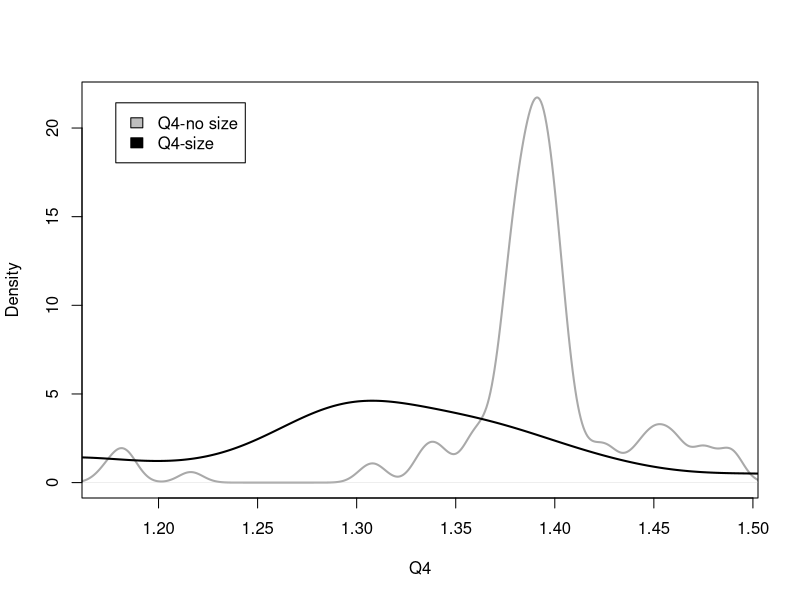
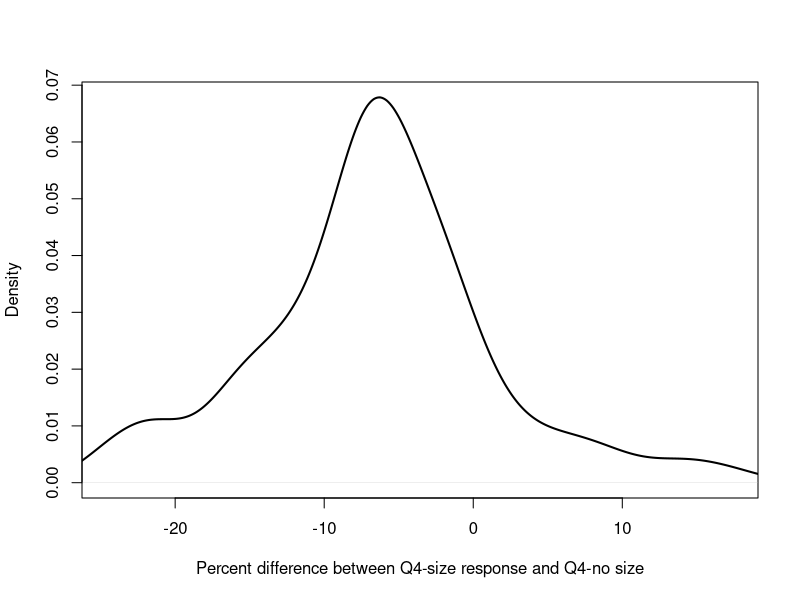
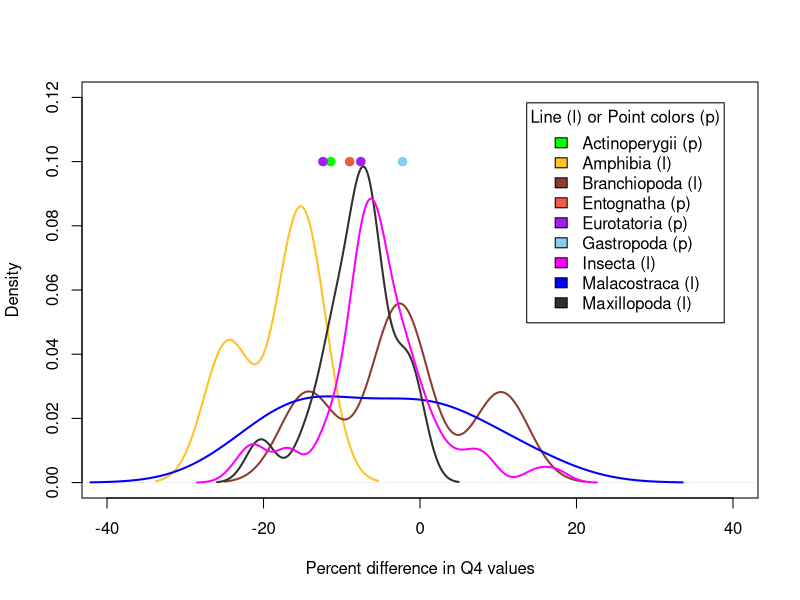
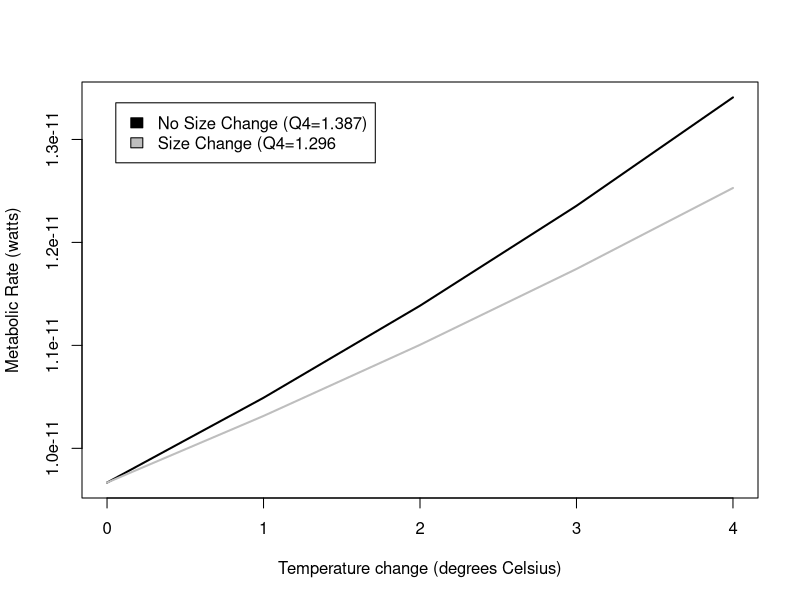
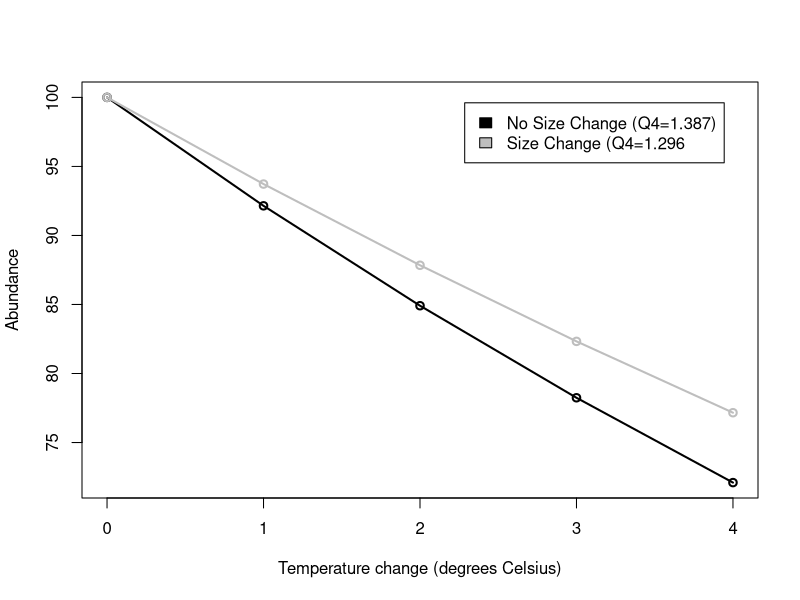

Here is the R script that generated these plots, in order:

#--------------CALCULATING EXPONENTS AND ACTIVATION ENERGY FOR METABOLIC EQUATIONS-------------------------------

### For the metabolic rate equation Metabolic Rate = constant * (Mass ^exponent) * e ^ Activation Energy/kt
### This section uses metabolic rate, temperature, and size data to calculated fitted exponent and activation
### energy for the taxonomic classes for which we could find data. 

##-----------------------------ANALYSES WITH MAKRIEVA DATA FOR Branchiopoda Malacostraca and Maxillopoda---------------
MR_data = read.csv("Class_metabolicrates_Makrievadata.csv", stringsAsFactors = FALSE)
Class_list=unique(MR_data$Class)
InvK=1/(273.15+MR_data$TC) #getting all the units correct
Mkg=MR_data$Mg/1000
W=MR_data$qWkg*Mkg
MR_data = cbind(MR_data, InvK, W)

#obtaining class-specific exponents for metabolic rate scaling for Branchiopoda Malacostraca and Maxillopoda
class_slopes=c()
for (current_class in Class_list){
  Class_data=subset(MR_data, MR_data$Class == current_class)
  basic=lm(log(Class_data$W) ~ log(Class_data$Mg) + Class_data$InvK)
  Mslope=basic$coefficients[2]
  Tslope=basic$coefficients[3]
  Ea=Tslope*0.000086
  class_slopes=rbind(class_slopes, c(current_class, Mslope, Tslope, Ea))
}

##-----------------------------ANALYSES WITH WHITE DATA FOR AMPHIBIANS--------------------------------------------
MR_Amphi = read.csv("Whiteetal_Amphibiandata.csv", stringsAsFactors = FALSE)
A_InvK=1/(273.15+MR_Amphi$TC)
A_Mkg=MR_Amphi$Mg/1000
MR_Amphi = cbind(MR_Amphi, A_InvK, A_Mkg)
A_basic=lm(log(MR_Amphi$Watts) ~ log(MR_Amphi$A_Mkg) + MR_Amphi$A_InvK)
Mslope=A_basic$coefficients[2]
Tslope=A_basic$coefficients[3]
Ea=Tslope*0.000086
class_slopes=rbind(class_slopes, c("Amphibia", Mslope, Tslope, Ea))
class_slopes=as.data.frame(class_slopes, stringsAsFactors = FALSE)

##-----------------------------ANALYSES WITH GILLOOLY DATA FOR FISH-----------------------------------------------

#obtaining super-class-specific exponents for metabolic rate scaling in fish
MR_fish = read.csv("gillooly_fish.csv", stringsAsFactors = FALSE)
f_Mkg=MR_fish$Mg/1000
MR_fish = cbind(MR_fish, f_Mkg)
F_basic=lm(log(MR_fish$W) ~ log(MR_fish$f_Mkg) + MR_fish$invK)
Mslope=F_basic$coefficients[2]
Tslope=F_basic$coefficients[3]
Ea=Tslope*0.000086
class_slopes=rbind(class_slopes, c("Actinoperygii", Mslope, Tslope, Ea))
class_slopes=as.data.frame(class_slopes, stringsAsFactors = FALSE)

##----------------CLEANING UP DATAFRAME WITH CLASS-SPECIFIC PARAMETERS FOR METABOLIC EQUATION------------------------

#removing unneccesary column and renaming columns
class_values=class_slopes[c(-3)]
names(class_values)[names(class_values) == "V1"] = "Class"
names(class_values)[names(class_values) == "log(Class_data$Mg)"] = "exponent"
names(class_values)[names(class_values) == "Class_data$InvK"] = "Ea"

##---------------ADDING Insecta VALUES FROM CHOWN AND THEORY VALUES FOR REMAINING CLASSES------------------------------
I_class="Insecta"
other_class=c("Gastropoda","Eurotatoria", "Entognatha")
I_slope=0.75
I_Ea=-0.62
Other_Ea=-0.63
other_values=cbind(I_class,I_slope,I_Ea)
for (current_class in other_class){
  current_values=cbind(current_class,I_slope,Other_Ea)
  other_values=rbind(other_values, current_values)
}

other_values=as.data.frame(other_values)
names(other_values)[names(other_values) == "I_class"] = "Class"
names(other_values)[names(other_values) == "I_slope"] = "exponent"
names(other_values)[names(other_values) == "I_Ea"] = "Ea"
class_values=rbind(class_values, other_values)
class_values1= transform(class_values, exponent = as.numeric(exponent), Ea = as.numeric(Ea))

#----------------------Q10 CALCULATIONS---------------------------------------

TSD_data = read.csv("MTEEcto_data.csv", stringsAsFactors = FALSE, fileEncoding = "latin1")
#stringsAsFactors prevents R from reading strings as factors, which mucks up further analysis
#must re-encode data to properly read in data file

##-------------------EXTRACTING SPECIES AND REPLICATE INFO--------------------

### Within a scientific paper, the body size-temperature study may have replicated
### experiments or have slightly different experiments that were conducted. Each experiment
### is called a replicate and was given a unique identifier in "MTEEcto_data.csv". This 
### section of code extracts information so that each replicate can be analyzed separately

replicate=unique(TSD_data$studyID)
rep_linker=c()

#extracting species and replicate info
for (current_replicate in replicate){
  replicate_data = subset(TSD_data, TSD_data$studyID == current_replicate)
  replicate_species= unique(replicate_data$Species)
  replicate_class=unique(replicate_data$Class)
  rep_linker=rbind(rep_linker, c(current_replicate, replicate_species, replicate_class))
}
rep_linker_sort= rep_linker[order(rep_linker[,2], rep_linker[,1]),]
#write.table(rep_linker_sort, file = "rep_linker.csv", sep = ",", col.names = TRUE)
class_uniquereplicate=unique(rep_linker_sort[,1])

##---------------------------CALCULATING METABOLIC RATES FOR TEMPERATURE/SIZE COMBOS FROM DATA----------------------

### This section pulls out the size-temperature data and metabolic rate parameters for a specific taxonomic class
### It extracts the data from a unique replicate. FOr that replicate it uses the size-temperature data to calculates 
### metabolic rates for the following cases: 1) no size change as temperature increases, 2) size and temperature increase
### as observed in the data. 

MTE_allreps=c()
#unused empty vector?
MTE_allcompare=c()
Classes_all=unique(TSD_data$Class)

for (index_class in Classes_all){
  class_TSD= subset(TSD_data, TSD_data$Class == index_class)
  class_MTE= subset(class_values1, class_values1$Class == index_class)
  class_replicate=unique(class_TSD$studyID)
    
    for (index_replicate in class_replicate){
      MTE_repdata=c()
      current_data= subset (class_TSD, class_TSD$studyID == index_replicate)
      temps=unique(current_data$temp)
 
        for (current_temp in temps){
          min_mass=current_data$mass[current_data$temp==current_temp]
          repeater=length(temps)
          MTE_initial=(min_mass^(class_MTE$exponent))*(exp(((class_MTE$Ea)/(.000086*(current_temp+273.15)))))
          MTE_nochange=min_mass^(class_MTE$exponent)*exp(class_MTE$Ea/(.000086*(temps+273.15)))
          MTE_change=(current_data$mass^(class_MTE$exponent))*(exp(((class_MTE$Ea)/(.000086*(temps+273.15)))))
          rep_vector=c(rep(index_replicate,repeater))
          Tmin_vector=c(rep(current_temp, repeater))
          MTE_repdata=cbind(temps,Tmin_vector, MTE_initial, MTE_nochange, MTE_change)
          MTE_repdata=as.data.frame(MTE_repdata)
          MTE_rep=data.frame(cbind(MTE_repdata, rep_vector), stringsAsFactors=FALSE)
          MTE_allreps=rbind(MTE_allreps, MTE_rep)     
          }
     }
}

temp_diff=MTE_allreps$temps-MTE_allreps$Tmin_vector
MTE_allreps=cbind(MTE_allreps, temp_diff)
warming= subset (MTE_allreps, MTE_allreps$temp_diff > 0) #cleans out decreasing temperature situations

##-----------------CALCULATING AVG REPLICATE Q4 FOR THE GENERATED TEMPERATURE-METABOLIC RATE DATA------------------

### Using the temperature-metabolic rate data generated above and stored in the dataframe 'warming'
### to calculate an average Q4 value for each replicate

Q_nochange=(warming$MTE_nochange/warming$MTE_initial)^(4/warming$temp_diff)
Q_change=(warming$MTE_change/warming$MTE_initial)^(4/warming$temp_diff) 
Q_diff=100*((Q_change/Q_nochange)-1)

Q_file=c()
Q_file=cbind(warming, Q_nochange, Q_change, Q_diff)
#write.table(Q_file, file = "ClassQ_file.csv", sep = ",", col.names = TRUE)
#END RAW DATAFILE CREATION

#Average Q for each study
rep_avgs=c()
for (unique_rep in class_uniquereplicate){
  rep_subset= subset (Q_file, Q_file$rep_vector == unique_rep) 
  #sp_name= rep_linker_sort[,2][ which (rep_linker_sort[,1] == unique_rep),]
  sp_name= subset(rep_linker_sort, rep_linker_sort[,1] == unique_rep,)
  avg_Q_nochange=mean(rep_subset$Q_nochange)
  avg_Q_change=mean(rep_subset$Q_change)
  rep_avgs=rbind(rep_avgs, c(unique_rep, avg_Q_nochange,avg_Q_change, sp_name))
}
 rep_avgs_1=  as.data.frame(rep_avgs, stringsAsFactors = FALSE)
 rep_avgs_2= transform(rep_avgs_1, V2 = as.numeric(V2), V3 = as.numeric(V3))
write.table(rep_avgs_2, file = "class_rep_avgs_2.csv", sep = ",", col.names = TRUE)


##---------------------------AVERAGE Q4 FOR EACH SPECIES-------------------------------------------

### If more than one replicate for a species, calculates an average across the replciates so that
### each species only has one resulting datapoint

Q_1=c()
species=unique(rep_avgs_2$V5)
for (current_sp in species){
  sp_subset= subset (rep_avgs_2, rep_avgs_2$V5 == current_sp) 
  sp_class=unique(sp_subset[,6])
  sp_Q_nochange=mean(sp_subset[,2])
  sp_Q_change=mean(sp_subset[,3])
  Q_1=rbind(Q_1, c(current_sp, sp_class, sp_Q_nochange, sp_Q_change))
}

Q_2=  as.data.frame(Q_1, stringsAsFactors = FALSE)
Q_sp= transform(Q_2, V3 = as.numeric(V3), V4 = as.numeric(V4))
Q_diff=100*((Q_sp$V4/Q_sp$V3)-1)
ClassQ_sp=cbind(Q_sp, Q_diff)
ClassQ_sp=ClassQ_sp[order(ClassQ_sp[,2], ClassQ_sp[,1]),]
ClassQ_sp=  as.data.frame(ClassQ_sp, stringsAsFactors = FALSE)

names(ClassQ_sp)[names(ClassQ_sp) == "V1"] = "Species"
names(ClassQ_sp)[names(ClassQ_sp) == "V2"] = "Class"
names(ClassQ_sp)[names(ClassQ_sp) == "V3"] = "Q4_noTSR"
names(ClassQ_sp)[names(ClassQ_sp) == "V4"] = "Q4_TSR"
ClassQ_sp= transform(ClassQ_sp, Q_diff = as.numeric(Q_diff))
write.table(ClassQ_sp, file = "ClassQ_sp.csv", sep = ",", col.names = TRUE)

#-------------------------SUMMARY STATS AND GRAPHS -------------------------
mean_Q4noTSR=mean(ClassQ_sp$Q4_noTSR)
mean_Q4TSR=mean(ClassQ_sp$Q4_TSR)
t.test(ClassQ_sp$Q4_noTSR,ClassQ_sp$Q4_TSR, paired=TRUE )
mean_Qdiff=mean(ClassQ_sp$Q_diff)

Qdiff.gt10=subset(ClassQ_sp, ClassQ_sp$Q_diff > 10)
Qdiff.lt10=subset(ClassQ_sp, ClassQ_sp$Q_diff < -10)
Qdiff.lt15=subset(ClassQ_sp, ClassQ_sp$Q_diff < -15)
Qdiff.lt20=subset(ClassQ_sp, ClassQ_sp$Q_diff < -20)
num.sp.gt.10.Qdiff=length(Qdiff.gt10$Q_diff)
num.sp.lt.10.Qdiff=length(Qdiff.lt10$Q_diff)
num.sp.lt.15.Qdiff=length(Qdiff.lt15$Q_diff)
num.sp.lt205.Qdiff=length(Qdiff.lt20$Q_diff)
num.sp=length(ClassQ_sp$Q_diff)

#graph of TSR and no TSR distributions - all classes pooled
yes_range=range(ClassQ_sp$Q4_noTSR)
plot(density(ClassQ_sp$Q4_noTSR), xlim = yes_range, main="", col="dark grey", lwd=2, 
    xlab="Q4")
lines(density(ClassQ_sp$Q4_TSR), lwd=2)
legend("topleft", inset=.05, c("Q4-no size", "Q4-size"), fill=c("grey", "black"))

#graph of percent change in Q4 - all classes pooled
yes_range=range(ClassQ_sp$Q_diff)
plot(density(ClassQ_sp$Q_diff), xlim = yes_range, main="", col="black", lwd=2, 
    xlab="Percent difference between Q4-size response and Q4-no size")

#Class-specific graph and results
Actinoperygii=subset(ClassQ_sp, ClassQ_sp$Class == "Actinoperygii")
Amphibia=subset(ClassQ_sp, ClassQ_sp$Class == "Amphibia")
Branchiopoda =subset(ClassQ_sp, ClassQ_sp$Class == "Branchiopoda")
Insecta =subset(ClassQ_sp, ClassQ_sp$Class == "Insecta")
Malacostraca=subset(ClassQ_sp, ClassQ_sp$Class == "Malacostraca")
Maxillopoda=subset(ClassQ_sp, ClassQ_sp$Class == "Maxillopoda")
Gastropoda=subset(ClassQ_sp, ClassQ_sp$Class == "Gastropoda")
Eurotatoria=subset(ClassQ_sp, ClassQ_sp$Class == "Eurotatoria")
Entognatha=subset(ClassQ_sp, ClassQ_sp$Class == "Entognatha")

Q_diff_range=c(-40,40)
y_range=c(0,.12)
plot(density(Amphibia$Q_diff), xlim=Q_diff_range, ylim=y_range, lwd=2, main="", col="goldenrod1",  
    xlab="Percent difference in Q4 values")
lines(density(Branchiopoda$Q_diff), lwd=2, col="coral4")
lines(density(Malacostraca$Q_diff),lwd=2, col="blue" )
lines(density(Maxillopoda$Q_diff), lwd=2, col="grey19")
lines(density(Insecta$Q_diff), lwd=2, col="magenta")
points(Gastropoda$Q_diff, .1, lwd=2, col="skyblue", pch=19)
points(Actinoperygii$Q_diff, .1, lwd=2, col="green", pch=19)
points(Eurotatoria$Q_diff, c(.1, .1), lwd=2, col="purple", pch=19)
points(Entognatha$Q_diff, .1, lwd=2, col="tomato2", pch=19)

legend("topright", inset=.05, title="Line (l) or Point colors (p)",c("Actinoperygii (p)", "Amphibia (l)", 
  "Branchiopoda (l)","Entognatha (p)", "Eurotatoria (p)","Gastropoda (p)","Insecta (l)", "Malacostraca (l)", "Maxillopoda (l)"), 
  fill=c("green", "goldenrod1", "coral4", "tomato2", "purple", "skyblue", "magenta", "blue", "grey19" ),)

Qdiff_Amphibia=mean(Amphibia$Q_diff)
Qdiff_Branchiopoda=mean(Branchiopoda$Q_diff)
Qdiff_Malacostraca=mean(Malacostraca$Q_diff)
Qdiff_Maxillopoda=mean(Maxillopoda$Q_diff)
Qdiff_Insecta=mean(Insecta$Q_diff)
Qdiff_Gastropoda=mean(Gastropoda$Q_diff)
Qdiff_Actinoperygii=mean(Actinoperygii$Q_diff)
Qdiff_Eurotatoria=mean(Eurotatoria$Q_diff)
Qdiff_Entognatha=mean(Entognatha$Q_diff)

#Exemplar graph for metabolic rate differences using Drosphila
Dmelano=subset(warming, warming$rep_vector == "TM61D")
DM_tmin=min(Dmelano$Tmin_vector)
DM_initialR1_1=Dmelano$MTE_initial[Dmelano$Tmin_vector == DM_tmin]
DM_initialR1=unique(DM_initialR1_1)

x=seq(0,4, 1)
plot(x, DM_initialR1*(1.387^(x/4)), type="l", lwd=2, xlab="Temperature change (degrees Celsius)",
     ylab="Metabolic Rate (watts)")
lines(x, DM_initialR1*(1.296^(x/4)), col="gray",lwd=2)
legend("topleft", inset=.05, c("No Size Change (Q4=1.387)", "Size Change (Q4=1.296"), fill=c("black", "gray"))

R2_TSR=DM_initialR1*(1.296^(x/4))
R2_noTSR=DM_initialR1*(1.387^(x/4))
Initial_N=100
Initial_E=Initial_N*DM_initialR1

N_TSR=Initial_E/R2_TSR
N_noTSR=Initial_E/R2_noTSR
N.data=cbind(x, R2_TSR, R2_noTSR, N_TSR, N_noTSR)
N.data= transform(N.data, x = as.numeric(x))

plot(N.data$x, N.data$N_noTSR, type="o", lwd=2, xlab="Temperature change (degrees Celsius)",
     ylab="Abundance")
lines(N.data$x, N.data$N_TSR, type="o", lwd=2, col="gray")
legend("topright", inset=.05, c("No Size Change (Q4=1.387)", "Size Change (Q4=1.296"), fill=c("black", "gray"))

                      
##-----------------CALCULATE COMPENSATION BODY MASS----------------------------------

### Using metabolic rates for initial mass and temperature, which have already ("MTE_initial") 
### been calculated to determine what mass each species would need to be to compensate for a
### 3*C increase in temperature. 


#create dataframe containing initial temp & mass rows for each replicate with calculated
# metabolic rate from warming data frame
compensation_mass_calcs = unique(warming[,c("rep_vector", "Tmin_vector", "MTE_initial")])
colnames(compensation_mass_calcs) = c("rep_vector", "initial_temp", "initial_MetRate")

#add original data to new dataframe
compensation_mass_data = merge(compensation_mass_calcs, TSD_data, by.x=c("rep_vector", "initial_temp"), 
                               by.y=c("studyID", "temp"))
names(compensation_mass_data)[names(compensation_mass_data) == "mass"] = "initial_mass"
compensation_mass_data = compensation_mass_data[order(compensation_mass_data$Species),]

#add increased temperature to dataframe
compensation_mass_data$comp_temp = compensation_mass_data$initial_temp + 3


#calculate and add mass at compensation temperature w/ initial metabolic rate to dataframe

#need to get class-specific exponents and activation energy from class_values1
merr = compensation_mass_data$Class %in% class_values1$Class
merr = c()
